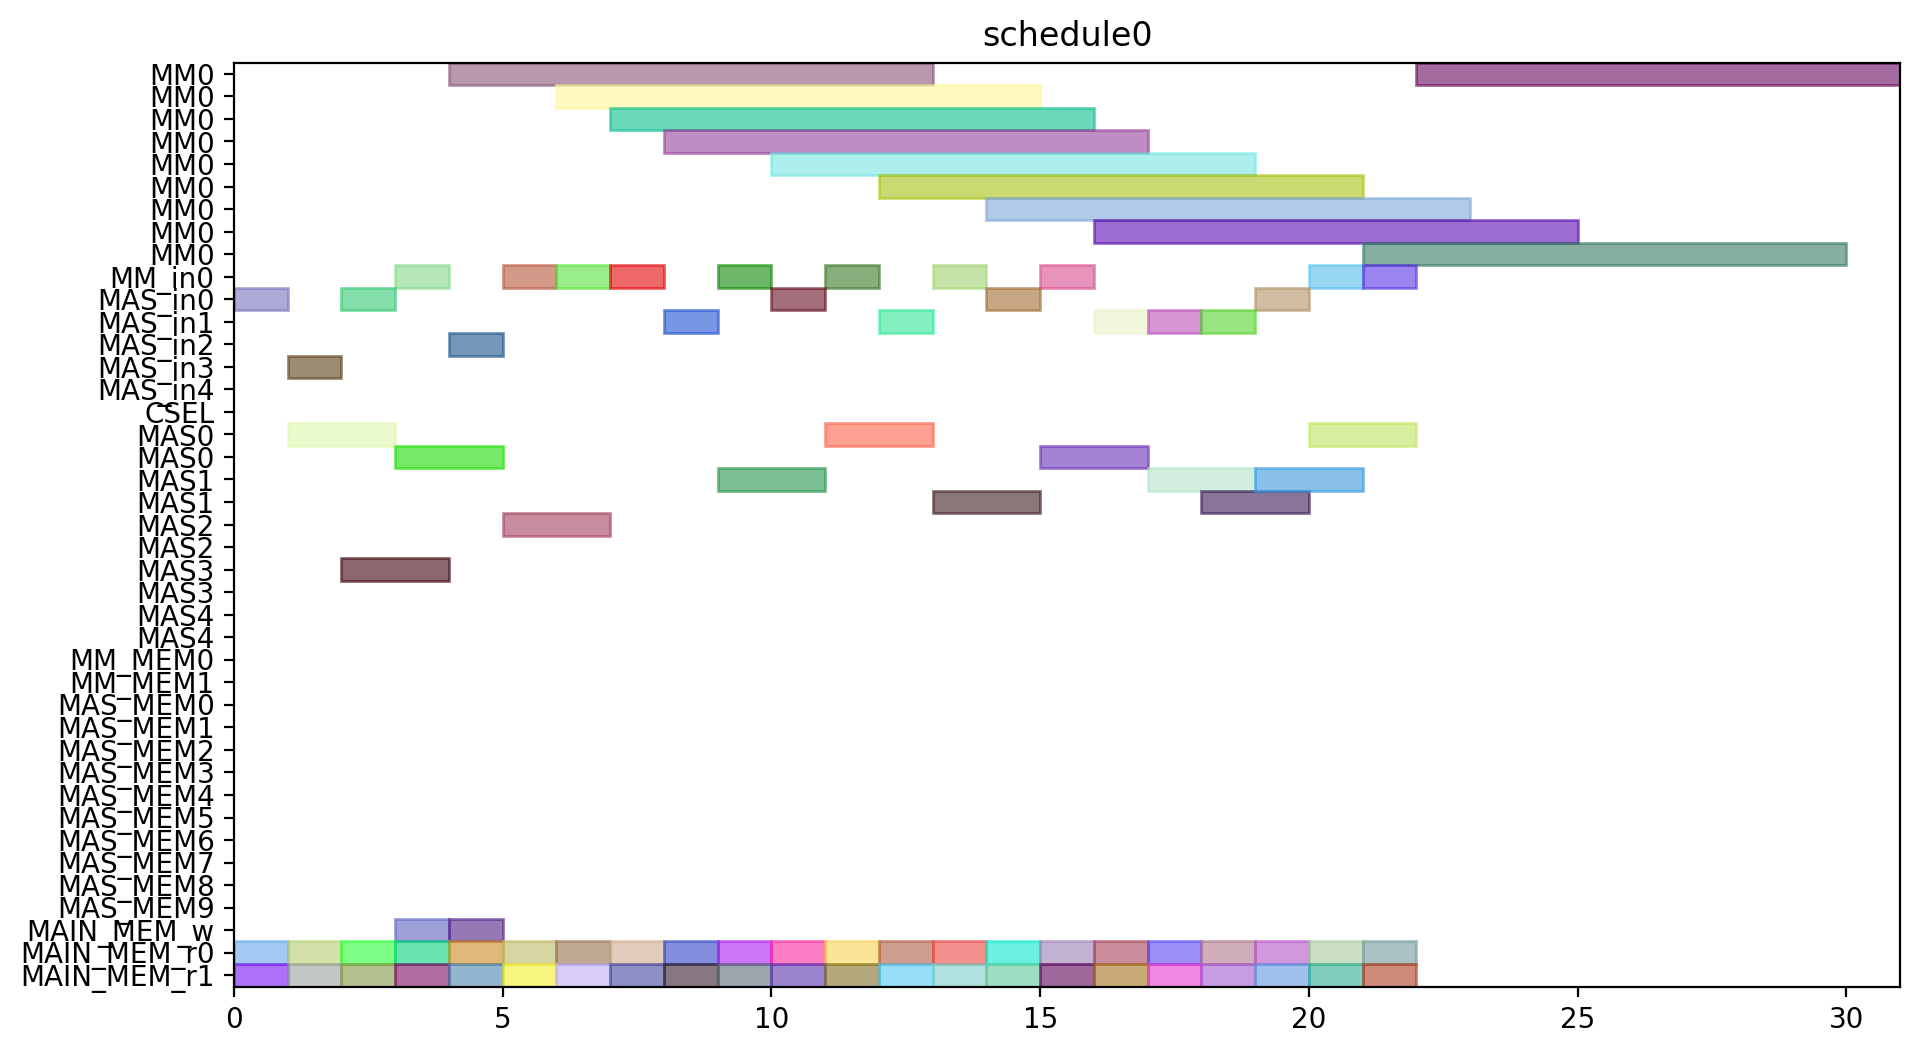

This figure's Python source:
from pyschedule import Scenario, solvers, plotters, alt


def solve():
	horizon = 120
	S = Scenario("schedule0", horizon=horizon)

	# resource
	MM = S.Resources('MM', num=1, size=9)
	MM_in = S.Resources('MM_in', num=1)
	MAS_in = S.Resources('MAS_in', num=5)
	CSEL = S.Resource('CSEL')
	MAS = S.Resources('MAS', num=5, size=2, periods=range(1, horizon))
	MM_MEM = S.Resources('MM_MEM', num=2)
	MAS_MEM = S.Resources('MAS_MEM', num=10)
	MAIN_MEM_w = S.Resource('MAIN_MEM_w', size=1)
	MAIN_MEM_r = S.Resources('MAIN_MEM_r', num=2)

	# result of previous scheduling

	# new tasks
	c10_t0 = S.Task('c10_t0', length=9, delay_cost=1)
	c10_t0 += alt(MM)
	c10_t0_in = S.Task('c10_t0_in', length=1, delay_cost=1)
	c10_t0_in += alt(MM_in)
	S += c10_t0_in*MM_in[0]<=c10_t0*MM[0]
	c10_t0_mem0 = S.Task('c10_t0_mem0', length=1, delay_cost=1)
	c10_t0_mem0 += MAIN_MEM_r[0]
	S += c10_t0_mem0 <= c10_t0

	c10_t0_mem1 = S.Task('c10_t0_mem1', length=1, delay_cost=1)
	c10_t0_mem1 += MAIN_MEM_r[1]
	S += c10_t0_mem1 <= c10_t0

	c10_t1 = S.Task('c10_t1', length=9, delay_cost=1)
	c10_t1 += alt(MM)
	c10_t1_in = S.Task('c10_t1_in', length=1, delay_cost=1)
	c10_t1_in += alt(MM_in)
	S += c10_t1_in*MM_in[0]<=c10_t1*MM[0]
	c10_t1_mem0 = S.Task('c10_t1_mem0', length=1, delay_cost=1)
	c10_t1_mem0 += MAIN_MEM_r[0]
	S += c10_t1_mem0 <= c10_t1

	c10_t1_mem1 = S.Task('c10_t1_mem1', length=1, delay_cost=1)
	c10_t1_mem1 += MAIN_MEM_r[1]
	S += c10_t1_mem1 <= c10_t1

	c10_t2 = S.Task('c10_t2', length=2, delay_cost=1)
	c10_t2 += alt(MAS)
	c10_t2_in = S.Task('c10_t2_in', length=1, delay_cost=1)
	c10_t2_in += alt(MAS_in)
	S += c10_t2_in*MAS_in[0]<=c10_t2*MAS[0]

	S += c10_t2_in*MAS_in[1]<=c10_t2*MAS[1]

	S += c10_t2_in*MAS_in[2]<=c10_t2*MAS[2]

	S += c10_t2_in*MAS_in[3]<=c10_t2*MAS[3]

	S += c10_t2_in*MAS_in[4]<=c10_t2*MAS[4]

	c10_t2_mem0 = S.Task('c10_t2_mem0', length=1, delay_cost=1)
	c10_t2_mem0 += MAIN_MEM_r[0]
	S += c10_t2_mem0 <= c10_t2

	c10_t2_mem1 = S.Task('c10_t2_mem1', length=1, delay_cost=1)
	c10_t2_mem1 += MAIN_MEM_r[1]
	S += c10_t2_mem1 <= c10_t2

	c10_t3 = S.Task('c10_t3', length=2, delay_cost=1)
	c10_t3 += alt(MAS)
	c10_t3_in = S.Task('c10_t3_in', length=1, delay_cost=1)
	c10_t3_in += alt(MAS_in)
	S += c10_t3_in*MAS_in[0]<=c10_t3*MAS[0]

	S += c10_t3_in*MAS_in[1]<=c10_t3*MAS[1]

	S += c10_t3_in*MAS_in[2]<=c10_t3*MAS[2]

	S += c10_t3_in*MAS_in[3]<=c10_t3*MAS[3]

	S += c10_t3_in*MAS_in[4]<=c10_t3*MAS[4]

	c10_t3_mem0 = S.Task('c10_t3_mem0', length=1, delay_cost=1)
	c10_t3_mem0 += MAIN_MEM_r[0]
	S += c10_t3_mem0 <= c10_t3

	c10_t3_mem1 = S.Task('c10_t3_mem1', length=1, delay_cost=1)
	c10_t3_mem1 += MAIN_MEM_r[1]
	S += c10_t3_mem1 <= c10_t3

	c20_t0 = S.Task('c20_t0', length=9, delay_cost=1)
	c20_t0 += alt(MM)
	c20_t0_in = S.Task('c20_t0_in', length=1, delay_cost=1)
	c20_t0_in += alt(MM_in)
	S += c20_t0_in*MM_in[0]<=c20_t0*MM[0]
	c20_t0_mem0 = S.Task('c20_t0_mem0', length=1, delay_cost=1)
	c20_t0_mem0 += MAIN_MEM_r[0]
	S += c20_t0_mem0 <= c20_t0

	c20_t0_mem1 = S.Task('c20_t0_mem1', length=1, delay_cost=1)
	c20_t0_mem1 += MAIN_MEM_r[1]
	S += c20_t0_mem1 <= c20_t0

	c20_t1 = S.Task('c20_t1', length=9, delay_cost=1)
	c20_t1 += alt(MM)
	c20_t1_in = S.Task('c20_t1_in', length=1, delay_cost=1)
	c20_t1_in += alt(MM_in)
	S += c20_t1_in*MM_in[0]<=c20_t1*MM[0]
	c20_t1_mem0 = S.Task('c20_t1_mem0', length=1, delay_cost=1)
	c20_t1_mem0 += MAIN_MEM_r[0]
	S += c20_t1_mem0 <= c20_t1

	c20_t1_mem1 = S.Task('c20_t1_mem1', length=1, delay_cost=1)
	c20_t1_mem1 += MAIN_MEM_r[1]
	S += c20_t1_mem1 <= c20_t1

	c20_t2 = S.Task('c20_t2', length=2, delay_cost=1)
	c20_t2 += alt(MAS)
	c20_t2_in = S.Task('c20_t2_in', length=1, delay_cost=1)
	c20_t2_in += alt(MAS_in)
	S += c20_t2_in*MAS_in[0]<=c20_t2*MAS[0]

	S += c20_t2_in*MAS_in[1]<=c20_t2*MAS[1]

	S += c20_t2_in*MAS_in[2]<=c20_t2*MAS[2]

	S += c20_t2_in*MAS_in[3]<=c20_t2*MAS[3]

	S += c20_t2_in*MAS_in[4]<=c20_t2*MAS[4]

	c20_t2_mem0 = S.Task('c20_t2_mem0', length=1, delay_cost=1)
	c20_t2_mem0 += MAIN_MEM_r[0]
	S += c20_t2_mem0 <= c20_t2

	c20_t2_mem1 = S.Task('c20_t2_mem1', length=1, delay_cost=1)
	c20_t2_mem1 += MAIN_MEM_r[1]
	S += c20_t2_mem1 <= c20_t2

	c20_t3 = S.Task('c20_t3', length=2, delay_cost=1)
	c20_t3 += alt(MAS)
	c20_t3_in = S.Task('c20_t3_in', length=1, delay_cost=1)
	c20_t3_in += alt(MAS_in)
	S += c20_t3_in*MAS_in[0]<=c20_t3*MAS[0]

	S += c20_t3_in*MAS_in[1]<=c20_t3*MAS[1]

	S += c20_t3_in*MAS_in[2]<=c20_t3*MAS[2]

	S += c20_t3_in*MAS_in[3]<=c20_t3*MAS[3]

	S += c20_t3_in*MAS_in[4]<=c20_t3*MAS[4]

	c20_t3_mem0 = S.Task('c20_t3_mem0', length=1, delay_cost=1)
	c20_t3_mem0 += MAIN_MEM_r[0]
	S += c20_t3_mem0 <= c20_t3

	c20_t3_mem1 = S.Task('c20_t3_mem1', length=1, delay_cost=1)
	c20_t3_mem1 += MAIN_MEM_r[1]
	S += c20_t3_mem1 <= c20_t3

	c01_t0 = S.Task('c01_t0', length=9, delay_cost=1)
	c01_t0 += alt(MM)
	c01_t0_in = S.Task('c01_t0_in', length=1, delay_cost=1)
	c01_t0_in += alt(MM_in)
	S += c01_t0_in*MM_in[0]<=c01_t0*MM[0]
	c01_t0_mem0 = S.Task('c01_t0_mem0', length=1, delay_cost=1)
	c01_t0_mem0 += MAIN_MEM_r[0]
	S += c01_t0_mem0 <= c01_t0

	c01_t0_mem1 = S.Task('c01_t0_mem1', length=1, delay_cost=1)
	c01_t0_mem1 += MAIN_MEM_r[1]
	S += c01_t0_mem1 <= c01_t0

	c01_t1 = S.Task('c01_t1', length=9, delay_cost=1)
	c01_t1 += alt(MM)
	c01_t1_in = S.Task('c01_t1_in', length=1, delay_cost=1)
	c01_t1_in += alt(MM_in)
	S += c01_t1_in*MM_in[0]<=c01_t1*MM[0]
	c01_t1_mem0 = S.Task('c01_t1_mem0', length=1, delay_cost=1)
	c01_t1_mem0 += MAIN_MEM_r[0]
	S += c01_t1_mem0 <= c01_t1

	c01_t1_mem1 = S.Task('c01_t1_mem1', length=1, delay_cost=1)
	c01_t1_mem1 += MAIN_MEM_r[1]
	S += c01_t1_mem1 <= c01_t1

	c01_t2 = S.Task('c01_t2', length=2, delay_cost=1)
	c01_t2 += alt(MAS)
	c01_t2_in = S.Task('c01_t2_in', length=1, delay_cost=1)
	c01_t2_in += alt(MAS_in)
	S += c01_t2_in*MAS_in[0]<=c01_t2*MAS[0]

	S += c01_t2_in*MAS_in[1]<=c01_t2*MAS[1]

	S += c01_t2_in*MAS_in[2]<=c01_t2*MAS[2]

	S += c01_t2_in*MAS_in[3]<=c01_t2*MAS[3]

	S += c01_t2_in*MAS_in[4]<=c01_t2*MAS[4]

	c01_t2_mem0 = S.Task('c01_t2_mem0', length=1, delay_cost=1)
	c01_t2_mem0 += MAIN_MEM_r[0]
	S += c01_t2_mem0 <= c01_t2

	c01_t2_mem1 = S.Task('c01_t2_mem1', length=1, delay_cost=1)
	c01_t2_mem1 += MAIN_MEM_r[1]
	S += c01_t2_mem1 <= c01_t2

	c01_t3 = S.Task('c01_t3', length=2, delay_cost=1)
	c01_t3 += alt(MAS)
	c01_t3_in = S.Task('c01_t3_in', length=1, delay_cost=1)
	c01_t3_in += alt(MAS_in)
	S += c01_t3_in*MAS_in[0]<=c01_t3*MAS[0]

	S += c01_t3_in*MAS_in[1]<=c01_t3*MAS[1]

	S += c01_t3_in*MAS_in[2]<=c01_t3*MAS[2]

	S += c01_t3_in*MAS_in[3]<=c01_t3*MAS[3]

	S += c01_t3_in*MAS_in[4]<=c01_t3*MAS[4]

	c01_t3_mem0 = S.Task('c01_t3_mem0', length=1, delay_cost=1)
	c01_t3_mem0 += MAIN_MEM_r[0]
	S += c01_t3_mem0 <= c01_t3

	c01_t3_mem1 = S.Task('c01_t3_mem1', length=1, delay_cost=1)
	c01_t3_mem1 += MAIN_MEM_r[1]
	S += c01_t3_mem1 <= c01_t3

	c11_t0 = S.Task('c11_t0', length=9, delay_cost=1)
	c11_t0 += alt(MM)
	c11_t0_in = S.Task('c11_t0_in', length=1, delay_cost=1)
	c11_t0_in += alt(MM_in)
	S += c11_t0_in*MM_in[0]<=c11_t0*MM[0]
	c11_t0_mem0 = S.Task('c11_t0_mem0', length=1, delay_cost=1)
	c11_t0_mem0 += MAIN_MEM_r[0]
	S += c11_t0_mem0 <= c11_t0

	c11_t0_mem1 = S.Task('c11_t0_mem1', length=1, delay_cost=1)
	c11_t0_mem1 += MAIN_MEM_r[1]
	S += c11_t0_mem1 <= c11_t0

	c11_t1 = S.Task('c11_t1', length=9, delay_cost=1)
	c11_t1 += alt(MM)
	c11_t1_in = S.Task('c11_t1_in', length=1, delay_cost=1)
	c11_t1_in += alt(MM_in)
	S += c11_t1_in*MM_in[0]<=c11_t1*MM[0]
	c11_t1_mem0 = S.Task('c11_t1_mem0', length=1, delay_cost=1)
	c11_t1_mem0 += MAIN_MEM_r[0]
	S += c11_t1_mem0 <= c11_t1

	c11_t1_mem1 = S.Task('c11_t1_mem1', length=1, delay_cost=1)
	c11_t1_mem1 += MAIN_MEM_r[1]
	S += c11_t1_mem1 <= c11_t1

	c11_t2 = S.Task('c11_t2', length=2, delay_cost=1)
	c11_t2 += alt(MAS)
	c11_t2_in = S.Task('c11_t2_in', length=1, delay_cost=1)
	c11_t2_in += alt(MAS_in)
	S += c11_t2_in*MAS_in[0]<=c11_t2*MAS[0]

	S += c11_t2_in*MAS_in[1]<=c11_t2*MAS[1]

	S += c11_t2_in*MAS_in[2]<=c11_t2*MAS[2]

	S += c11_t2_in*MAS_in[3]<=c11_t2*MAS[3]

	S += c11_t2_in*MAS_in[4]<=c11_t2*MAS[4]

	c11_t2_mem0 = S.Task('c11_t2_mem0', length=1, delay_cost=1)
	c11_t2_mem0 += MAIN_MEM_r[0]
	S += c11_t2_mem0 <= c11_t2

	c11_t2_mem1 = S.Task('c11_t2_mem1', length=1, delay_cost=1)
	c11_t2_mem1 += MAIN_MEM_r[1]
	S += c11_t2_mem1 <= c11_t2

	c11_t3 = S.Task('c11_t3', length=2, delay_cost=1)
	c11_t3 += alt(MAS)
	c11_t3_in = S.Task('c11_t3_in', length=1, delay_cost=1)
	c11_t3_in += alt(MAS_in)
	S += c11_t3_in*MAS_in[0]<=c11_t3*MAS[0]

	S += c11_t3_in*MAS_in[1]<=c11_t3*MAS[1]

	S += c11_t3_in*MAS_in[2]<=c11_t3*MAS[2]

	S += c11_t3_in*MAS_in[3]<=c11_t3*MAS[3]

	S += c11_t3_in*MAS_in[4]<=c11_t3*MAS[4]

	c11_t3_mem0 = S.Task('c11_t3_mem0', length=1, delay_cost=1)
	c11_t3_mem0 += MAIN_MEM_r[0]
	S += c11_t3_mem0 <= c11_t3

	c11_t3_mem1 = S.Task('c11_t3_mem1', length=1, delay_cost=1)
	c11_t3_mem1 += MAIN_MEM_r[1]
	S += c11_t3_mem1 <= c11_t3

	c21_t0 = S.Task('c21_t0', length=9, delay_cost=1)
	c21_t0 += alt(MM)
	c21_t0_in = S.Task('c21_t0_in', length=1, delay_cost=1)
	c21_t0_in += alt(MM_in)
	S += c21_t0_in*MM_in[0]<=c21_t0*MM[0]
	c21_t0_mem0 = S.Task('c21_t0_mem0', length=1, delay_cost=1)
	c21_t0_mem0 += MAIN_MEM_r[0]
	S += c21_t0_mem0 <= c21_t0

	c21_t0_mem1 = S.Task('c21_t0_mem1', length=1, delay_cost=1)
	c21_t0_mem1 += MAIN_MEM_r[1]
	S += c21_t0_mem1 <= c21_t0

	c21_t1 = S.Task('c21_t1', length=9, delay_cost=1)
	c21_t1 += alt(MM)
	c21_t1_in = S.Task('c21_t1_in', length=1, delay_cost=1)
	c21_t1_in += alt(MM_in)
	S += c21_t1_in*MM_in[0]<=c21_t1*MM[0]
	c21_t1_mem0 = S.Task('c21_t1_mem0', length=1, delay_cost=1)
	c21_t1_mem0 += MAIN_MEM_r[0]
	S += c21_t1_mem0 <= c21_t1

	c21_t1_mem1 = S.Task('c21_t1_mem1', length=1, delay_cost=1)
	c21_t1_mem1 += MAIN_MEM_r[1]
	S += c21_t1_mem1 <= c21_t1

	c21_t2 = S.Task('c21_t2', length=2, delay_cost=1)
	c21_t2 += alt(MAS)
	c21_t2_in = S.Task('c21_t2_in', length=1, delay_cost=1)
	c21_t2_in += alt(MAS_in)
	S += c21_t2_in*MAS_in[0]<=c21_t2*MAS[0]

	S += c21_t2_in*MAS_in[1]<=c21_t2*MAS[1]

	S += c21_t2_in*MAS_in[2]<=c21_t2*MAS[2]

	S += c21_t2_in*MAS_in[3]<=c21_t2*MAS[3]

	S += c21_t2_in*MAS_in[4]<=c21_t2*MAS[4]

	c21_t2_mem0 = S.Task('c21_t2_mem0', length=1, delay_cost=1)
	c21_t2_mem0 += MAIN_MEM_r[0]
	S += c21_t2_mem0 <= c21_t2

	c21_t2_mem1 = S.Task('c21_t2_mem1', length=1, delay_cost=1)
	c21_t2_mem1 += MAIN_MEM_r[1]
	S += c21_t2_mem1 <= c21_t2

	c21_t3 = S.Task('c21_t3', length=2, delay_cost=1)
	c21_t3 += alt(MAS)
	c21_t3_in = S.Task('c21_t3_in', length=1, delay_cost=1)
	c21_t3_in += alt(MAS_in)
	S += c21_t3_in*MAS_in[0]<=c21_t3*MAS[0]

	S += c21_t3_in*MAS_in[1]<=c21_t3*MAS[1]

	S += c21_t3_in*MAS_in[2]<=c21_t3*MAS[2]

	S += c21_t3_in*MAS_in[3]<=c21_t3*MAS[3]

	S += c21_t3_in*MAS_in[4]<=c21_t3*MAS[4]

	c21_t3_mem0 = S.Task('c21_t3_mem0', length=1, delay_cost=1)
	c21_t3_mem0 += MAIN_MEM_r[0]
	S += c21_t3_mem0 <= c21_t3

	c21_t3_mem1 = S.Task('c21_t3_mem1', length=1, delay_cost=1)
	c21_t3_mem1 += MAIN_MEM_r[1]
	S += c21_t3_mem1 <= c21_t3

	c000 = S.Task('c000', length=2, delay_cost=1)
	c000 += alt(MAS)
	c000_in = S.Task('c000_in', length=1, delay_cost=1)
	c000_in += alt(MAS_in)
	S += c000_in*MAS_in[0]<=c000*MAS[0]

	S += c000_in*MAS_in[1]<=c000*MAS[1]

	S += c000_in*MAS_in[2]<=c000*MAS[2]

	S += c000_in*MAS_in[3]<=c000*MAS[3]

	S += c000_in*MAS_in[4]<=c000*MAS[4]

	S += 0<c000

	c000_w = S.Task('c000_w', length=1, delay_cost=1)
	c000_w += alt(MAIN_MEM_w)
	S += c000 <= c000_w

	c000_mem0 = S.Task('c000_mem0', length=1, delay_cost=1)
	c000_mem0 += MAIN_MEM_r[0]
	S += c000_mem0 <= c000

	c000_mem1 = S.Task('c000_mem1', length=1, delay_cost=1)
	c000_mem1 += MAIN_MEM_r[1]
	S += c000_mem1 <= c000

	c001 = S.Task('c001', length=2, delay_cost=1)
	c001 += alt(MAS)
	c001_in = S.Task('c001_in', length=1, delay_cost=1)
	c001_in += alt(MAS_in)
	S += c001_in*MAS_in[0]<=c001*MAS[0]

	S += c001_in*MAS_in[1]<=c001*MAS[1]

	S += c001_in*MAS_in[2]<=c001*MAS[2]

	S += c001_in*MAS_in[3]<=c001*MAS[3]

	S += c001_in*MAS_in[4]<=c001*MAS[4]

	S += 0<c001

	c001_w = S.Task('c001_w', length=1, delay_cost=1)
	c001_w += alt(MAIN_MEM_w)
	S += c001 <= c001_w

	c001_mem0 = S.Task('c001_mem0', length=1, delay_cost=1)
	c001_mem0 += MAIN_MEM_r[0]
	S += c001_mem0 <= c001

	c001_mem1 = S.Task('c001_mem1', length=1, delay_cost=1)
	c001_mem1 += MAIN_MEM_r[1]
	S += c001_mem1 <= c001

	solvers.mip.solve(S,msg=1,kind='CPLEX',ratio_gap=1.01)

	solution = [['hoge']*len(S.solution()[1]) for i in range(len(S.solution()))]
	for i in range(len(S.solution())):
		for j in range(len(S.solution()[i])):
			solution[i][j]=str(S.solution()[i][j])
	print(solution)

	cycles = int(solution[-1][3])

	pic_file_name = "/mnt/rose/usr1/fukuda/ABE/multiRAM_multiMAS_16mux/scheduling_result/stage9MM1_stage2MAS5/FROB/schedule0.png"
	if(S.solution() != []):
		plotters.matplotlib.plot(S,img_filename=pic_file_name, show_task_labels=False, fig_size=(cycles*0.25+3, 6))

	return solution
